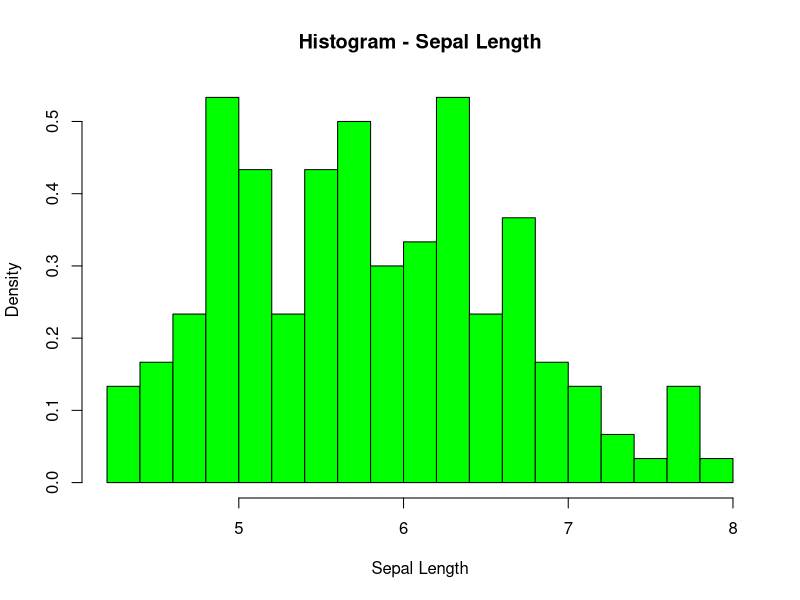
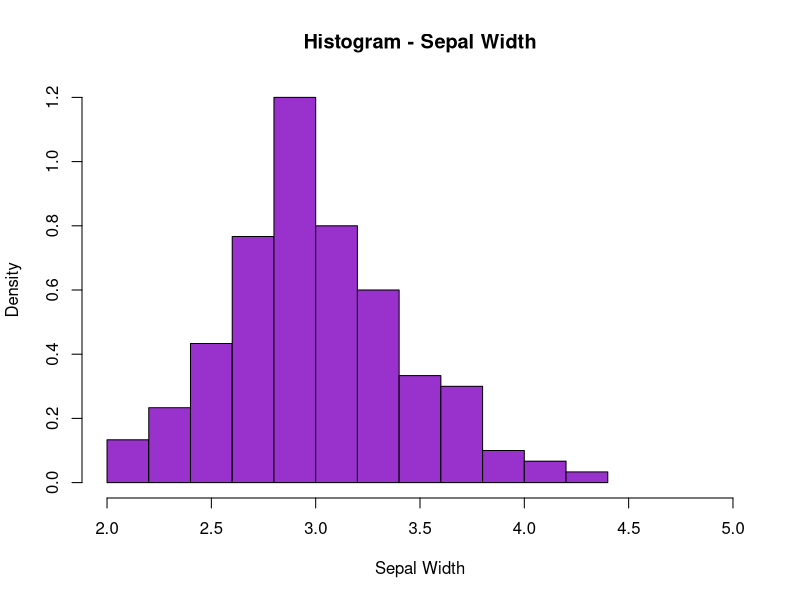
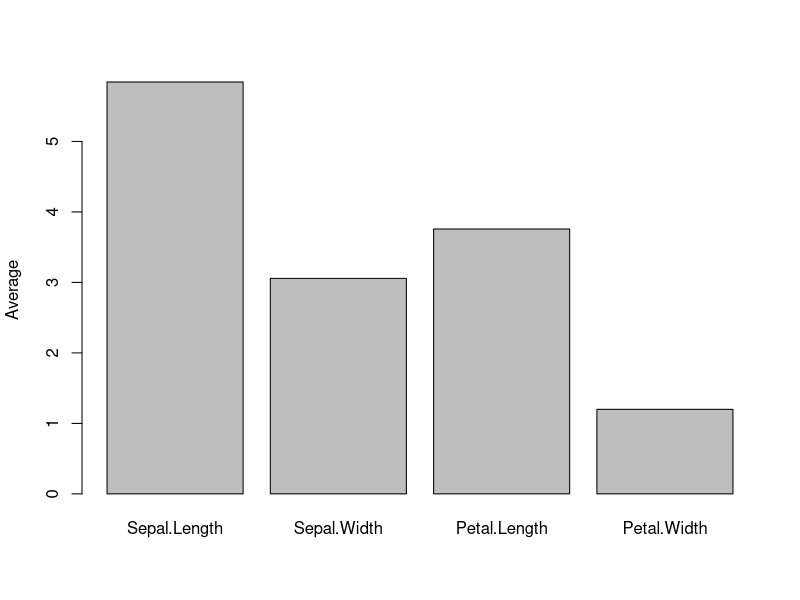
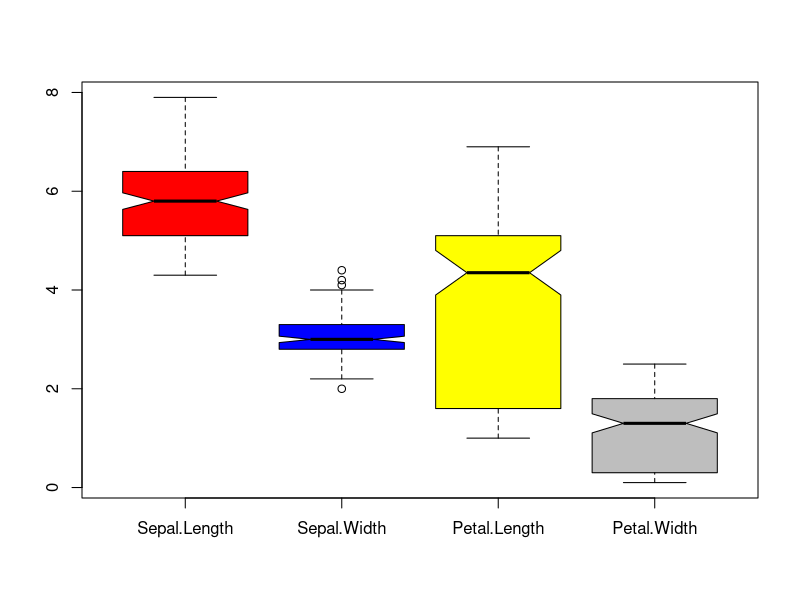
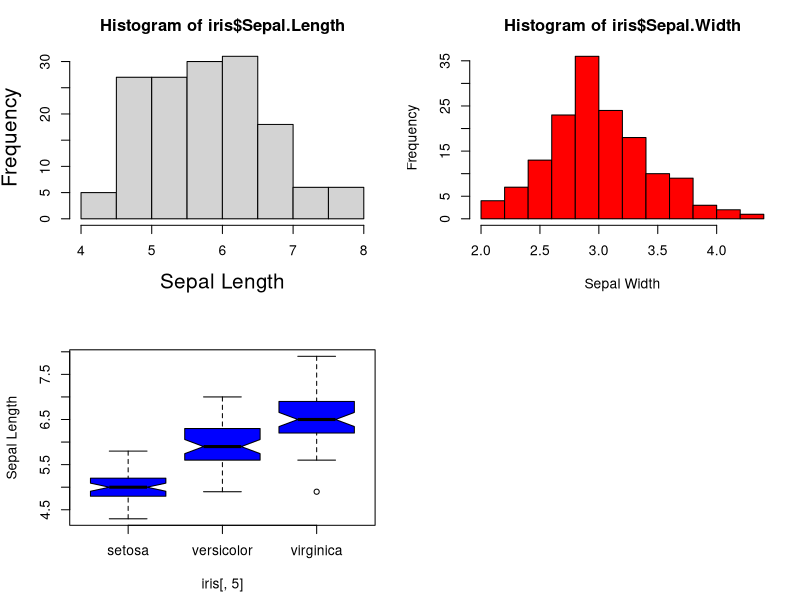

These charts were generated, in order, by the following R code:
## ---- chunk 1
knitr::opts_chunk$set(echo = TRUE)
installed.packages("dpylr")
installed.packages("ggplot2")
## ---- chunk 2
library('dplyr')
library('ggplot2')
## ---- chunk 3
# Assign the iris dataset to a new variable called "my_iris"
my_iris <- iris 
## ---- chunk 4
# Assuming your dataset is called "iris" 
my_iris %>% 
  group_by(Species) %>% 
  summarize(mean_sepal_length = mean(Sepal.Length))
## ---- chunk 5
# Printing top 5 rows
head(my_iris,5)

sepal_length<-my_iris$Sepal.Length
sepal_width<-my_iris$Sepal.Width

hist(sepal_length,main="Histogram - Sepal Length",xlab="Sepal Length"
     ,breaks = 20, col="green",freq=FALSE)

hist(sepal_width,main="Histogram - Sepal Width",xlab="Sepal Width",xlim=c(2,5), col="darkorchid",freq=FALSE)

# bar chart for average of the 4 quantitative variables
aveg<- apply(my_iris[,1:4], 2, mean)
barplot(aveg, ylab = "Average")

## box plot of multiple variables into one figure
boxplot(iris[,1:4], notch=T, col=c("red", "blue", "yellow", "grey"))

# set arrangement of multiple plots
par(mfrow=c(2,2))

# set margins
par(mar=c(4.5,4.2,3,1.5)) 
hist(iris$Sepal.Length,xlab = "Sepal Length",cex.lab=1.5)
hist(iris$Sepal.Width,xlab = "Sepal Width",col="red")

boxplot(iris[,1]~iris[,5], notch=T,ylab="Sepal Length",col="blue")
